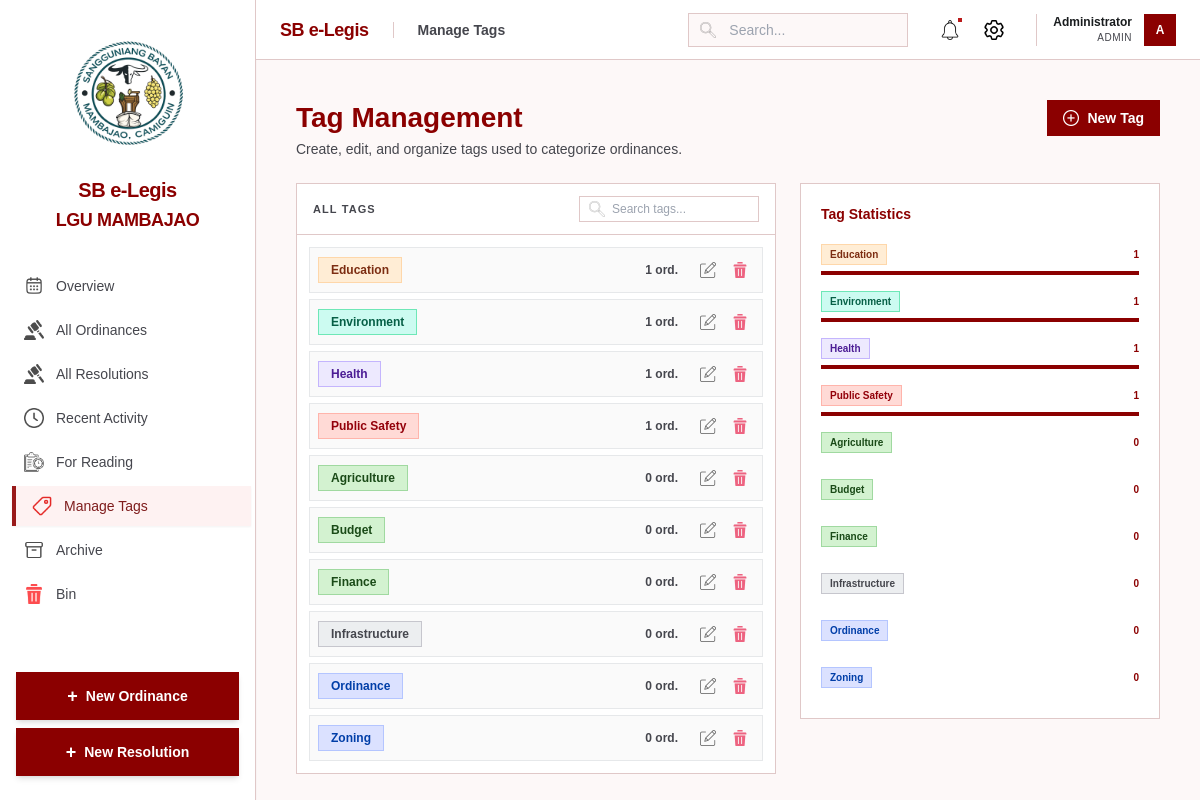
/tags.php (signed in), run on the app's committed database.
### tables this page shows
CREATE TABLE IF NOT EXISTS tags (
    id INT AUTO_INCREMENT PRIMARY KEY,
    name VARCHAR(50) NOT NULL UNIQUE,
    color_theme VARCHAR(20) DEFAULT 'tc-blue',
    description VARCHAR(255)
);

### tags.php (the view, shortened to what this page needs)
<?php
$page_title = "Manage Tags";
$current_page = "tags";
require_once 'includes/db.php';
$stmt = $pdo->query("
    SELECT t.*, COUNT(ot.ordinance_id) as usage_count
    FROM tags t
    LEFT JOIN ordinance_tags ot ON t.id = ot.tag_id
    GROUP BY t.id
    ORDER BY usage_count DESC, t.name ASC
");
$tags = $stmt->fetchAll();
$max_usage = 0;
foreach ($tags as $t) if ($t['usage_count'] > $max_usage) $max_usage = $t['usage_count'];
include 'includes/header.php';
?>
<div class="space-y-6">
    <div class="flex justify-between items-start">
        <div>
            <h1 class="text-[28px] font-bold text-navy leading-tight">Tag Management</h1>
            <p class="text-sm text-on-surface-variant mt-1">Create, edit, and organize tags used to categorize ordinances.</p>
        </div>
        <button onclick="openTagModal()" class="bg-navy text-white px-4 py-2 rounded font-bold text-sm flex items-center gap-2 hover:opacity-90 transition-all">
            <img src="assets/icons/add.png" class="w-4 h-4 icon-invert" alt="Add">
            New Tag
        </button>
    </div>
    <div class="grid grid-cols-1 lg:grid-cols-[1fr_360px] gap-6">
        <div class="bg-white rounded-lg border border-outline-variant overflow-hidden flex flex-col">
            <div class="bg-surface-container px-4 py-3 border-b border-outline-variant flex justify-between items-center">
                <span class="text-[11px] font-bold uppercase tracking-widest text-on-surface-variant">All Tags</span>
                <div class="relative">
                    <img src="assets/icons/glass.png" class="absolute left-2.5 top-1/2 -translate-y-1/2 icon-sm opacity-40" alt="Search">
                    <input type="text" id="tagSearch" oninput="filterTags()" placeholder="Search tags..."
                           class="pl-8 pr-3 py-1 border border-outline-variant rounded text-xs focus:outline-none focus:border-navy w-[180px]">
                </div>
            </div>
            <div class="p-3 space-y-1.5 overflow-y-auto max-h-[600px]" id="tagList">
                <?php foreach ($tags as $tag): ?>
                    <div class="tag-row flex items-center justify-between p-2 rounded border border-[#e6e8ea] bg-[#fafafa] hover:border-navy transition-all" data-name="<?php echo htmlspecialchars(strtolower($tag['name'])); ?>">
                        <div class="flex items-center gap-3">
                            <span class="px-3 py-1 rounded-full text-xs font-bold border <?php echo htmlspecialchars($tag['color_theme']); ?>">
                                <?php echo htmlspecialchars($tag['name']); ?>
                            </span>
                        </div>
                        <div class="flex items-center gap-4">
                            <span class="text-xs font-bold text-on-surface-variant"><?php echo $tag['usage_count']; ?> ord.</span>
                            <div class="flex items-center gap-1">
                                <button onclick='openTagModal(<?php echo json_encode($tag); ?>)' class="p-1.5 hover:bg-surface-container rounded transition-all">
                                    <img src="assets/icons/edit.png" class="w-4 h-4 opacity-60" alt="Edit">
                                </button>
                                <button onclick="confirmDelete(<?php echo $tag['id']; ?>, '<?php echo addslashes($tag['name']); ?>', <?php echo $tag['usage_count']; ?>)" class="p-1.5 hover:bg-red-50 rounded transition-all">
                                    <img src="assets/icons/delete.png" class="w-4 h-4 opacity-60" style="filter: invert(13%) sepia(80%) saturate(5000%) hue-rotate(345deg) brightness(90%) contrast(100%);" alt="Delete">
                                </button>
                            </div>
                        </div>
                    </div>
                <?php endforeach; ?>
            </div>
        </div>
        <div class="bg-white rounded-lg border border-outline-variant p-5 space-y-5 h-fit">
            <h3 class="text-sm font-bold text-navy">Tag Statistics</h3>
            <div class="space-y-4">
                <?php foreach ($tags as $tag): ?>
                    <div class="space-y-1.5">
                        <div class="flex justify-between items-center">
                            <span class="px-2 py-0.5 rounded-full text-[10px] font-bold border <?php echo htmlspecialchars($tag['color_theme']); ?>">
                                <?php echo htmlspecialchars($tag['name']); ?>
                            </span>
                            <span class="text-[10px] font-bold text-navy"><?php echo $tag['usage_count']; ?></span>
                        </div>
                        <div class="w-full h-1 bg-surface-container rounded-full overflow-hidden">
                            <?php
                            $percent = $max_usage > 0 ? ($tag['usage_count'] / $max_usage) * 100 : 0;
                            ?>
                            <div class="h-full bg-navy rounded-full transition-all duration-500" style="width: <?php echo $percent; ?>%"></div>
                        </div>
                    </div>
                <?php endforeach; ?>
            </div>
        </div>
    </div>
</div>

### includes/header.php (shortened to what this page needs)
<!DOCTYPE html>
<html lang="en">
<head>
    <script src="assets/js/tailwind.min.js?plugins=forms,container-queries"></script>
    <link href="assets/css/fonts.css" rel="stylesheet" />
    <script id="tailwind-config">
        tailwind.config = {
            darkMode: "class",
            theme: {
                extend: {
                    "colors": {
                        "surface": "#ffffff",
                        "background": "#fdf8f8",
                        "primary-container": "#8B0000",
                        "on-primary-container": "#e8a0a0",
                        "secondary-container": "#fddede",
                        "on-surface": "#191c1e",
                        "on-surface-variant": "#45464d",
                        "outline": "#76777d",
                        "outline-variant": "#e0c8c8",
                        "error": "#ba1a1a",
                        "error-container": "#ffdad6",
                        "primary": "#8B0000",
                        "navy": "#8B0000"
                    },
                    "borderRadius": {
                        "none": "0px",
                        "sm": "0px",
                        "DEFAULT": "0px",
                        "md": "0px",
                        "lg": "0px",
                        "xl": "0px",
                        "2xl": "0px",
                        "3xl": "0px",
                        "full": "0px"
                    },
                    "spacing": {
                        "xs": "4px",
                        "sm": "12px",
                        "md": "24px",
                        "lg": "40px",
                        "xl": "64px",
                        "gutter": "24px"
                    },
                    "fontFamily": {
                        "ui": ["Public Sans", "sans-serif"],
                        "doc": ["Newsreader", "serif"]
                    }
                }
            }
        }
    </script>
</head>
<body class="bg-background text-on-surface font-ui h-screen flex overflow-hidden">
    <?php include 'sidebar.php'; ?>
    <main class="flex-1 flex flex-col h-screen overflow-hidden">
        <header class="bg-white text-on-surface h-[60px] sticky top-0 z-50 border-b border-outline-variant w-full">
            <div class="flex items-center justify-between px-6 h-full max-w-[1440px] mx-auto">
                <div class="flex items-center gap-4">
                    <span class="text-lg font-bold text-navy tracking-tight">SB e-Legis</span>
                    <span
                        class="text-sm font-semibold text-on-surface-variant"><?php echo isset($page_title) ? $page_title : "Overview"; ?></span>
                </div>
                <div class="flex items-center gap-6">
                    <form action="database.php" method="GET" class="relative">
                        <img src="assets/icons/glass.png"
                            class="absolute left-3 top-1/2 -translate-y-1/2 icon-sm opacity-50" alt="Search">
                        <input name="search"
                            class="pl-10 pr-4 py-1.5 border border-outline-variant rounded-DEFAULT bg-background text-on-surface focus:outline-none focus:border-navy w-[220px] text-sm"
                            placeholder="Search..." type="text" />
                    </form>
                    <div class="flex items-center gap-2">
                        <button
                            class="p-2 text-on-surface-variant hover:bg-background rounded-full transition-colors relative">
                            <img src="assets/icons/notification.png" class="icon-md" alt="Notifications">
                            <span
                                class="absolute top-1 right-1 w-2 h-2 bg-error rounded-full border-2 border-white"></span>
                        </button>
                        <a href="settings.php"
                            class="p-2 text-on-surface-variant hover:bg-background rounded-full transition-colors">
                            <img src="assets/icons/settings.png" class="icon-md" alt="Settings">
                        </a>
                    </div>
                    <div class="flex items-center gap-3 pl-4 border-l border-outline-variant relative">
                        <div class="text-right hidden sm:block">
                            <div class="text-xs font-bold text-on-surface"><?php echo htmlspecialchars($_SESSION['full_name']); ?></div>
                            <div class="text-[10px] text-on-surface-variant uppercase tracking-wider"><?php echo htmlspecialchars($_SESSION['role']); ?></div>
                        </div>
                        <button onclick="toggleUserMenu(event)" class="w-8 h-8 rounded-full bg-navy text-white flex items-center justify-center text-xs font-bold hover:bg-opacity-90 transition-all">
                            <?php
                            $initials = "";
                            $names = explode(" ", $_SESSION['full_name']);
                            foreach ($names as $n) $initials .= $n[0];
                            echo htmlspecialchars(substr($initials, 0, 2));
                            ?>
                        </button>
</div>
</div>
</div>
</header>
        <div class="flex-1 overflow-y-auto bg-background">
            <div class="max-w-[1440px] mx-auto p-6 lg:p-10 space-y-6">

### includes/sidebar.php (shortened to what this page needs)
<aside
    class="bg-white text-on-surface h-screen w-64 border-r border-outline-variant shadow-sm flex flex-col fixed left-0 top-0 z-40">
    <div class="pt-8 pb-4 flex flex-col items-center text-center">
        <div class="mb-4">
            <img src="assets/icons/UpdateLogo-Clean.png" class="w-32 h-32 object-contain" alt="LGU Mambajao Seal">
        </div>
        <div class="space-y-0.5">
            <h1 class="text-xl font-bold tracking-tight text-navy">SB e-Legis</h1>
            <h2 class="text-lg font-bold tracking-tight text-navy">LGU MAMBAJAO</h2>
        </div>
    </div>
    <nav class="flex-1 px-2 py-4 space-y-1">
        <?php
        $nav_items = [
            ['id' => 'dashboard', 'label' => 'Overview', 'icon' => 'calendar.png', 'url' => 'index.php'],
            ['id' => 'database', 'label' => 'All Ordinances', 'icon' => 'mace.png', 'url' => 'database.php', 'count_id' => 'count-total'],
            ['id' => 'resolutions', 'label' => 'All Resolutions', 'icon' => 'mace.png', 'url' => 'resolutions.php', 'count_id' => 'count-resolutions'],
            ['id' => 'activity', 'label' => 'Recent Activity', 'icon' => 'clock.png', 'url' => 'activity.php'],
            ['id' => 'pending', 'label' => 'For Reading', 'icon' => 'clipboard.png', 'url' => 'pending.php', 'count_id' => 'count-pending'],
            ['id' => 'tags', 'label' => 'Manage Tags', 'icon' => 'price-tag.png', 'url' => 'tags.php'],
            ['id' => 'archive', 'label' => 'Archive', 'icon' => 'archive.png', 'url' => 'archive.php', 'count_id' => 'count-archives'],
            ['id' => 'bin', 'label' => 'Bin', 'icon' => 'delete.png', 'url' => 'bin.php', 'count_id' => 'count-bin'],
        ];
        foreach ($nav_items as $item):
            $is_active = ($current_page == $item['id']);
            $active_classes = $is_active ? 'bg-red-50 text-red-900 border-l-4 border-red-800 translate-x-1 shadow-sm' : 'text-on-surface-variant hover:bg-red-50/40';
            ?>
            <a class="flex items-center gap-3 px-4 py-2.5 rounded-sm transition-all duration-200 <?php echo $active_classes; ?>"
                href="<?php echo $item['url']; ?>">
                <img src="assets/icons/<?php echo $item['icon']; ?>"
                    class="w-5 h-5 <?php echo $is_active ? 'icon-red' : 'opacity-70'; ?>"
                    alt="<?php echo $item['label']; ?>">
                <span class="text-sm font-medium flex-1"><?php echo $item['label']; ?></span>
            </a>
        <?php endforeach; ?>
    </nav>
    <?php if (isset($_SESSION['role']) && $_SESSION['role'] === 'admin'): ?>
        <div class="px-4 mb-6 space-y-2">
            <a href="submit.php"
                class="w-full bg-primary text-white py-2.5 px-4 rounded font-bold text-sm flex items-center justify-center gap-2 hover:opacity-90 transition-all shadow-md">
                <span class="text-lg">+</span>
                New Ordinance
            </a>
            <a href="submit_resolution.php"
                class="w-full bg-primary text-white py-2.5 px-4 rounded font-bold text-sm flex items-center justify-center gap-2 hover:opacity-90 transition-all shadow-md">
                <span class="text-lg">+</span>
                New Resolution
            </a>
        </div>
    <?php endif; ?>
</aside>
<div class="w-64 flex-shrink-0"></div>

### includes/header.php (style rules this page uses)
.icon-sm { width: 16px; height: 16px; object-fit: contain; }
.icon-md { width: 20px; height: 20px; object-fit: contain; }
.icon-invert { filter: brightness(0) invert(1); }
.icon-red { filter: invert(12%) sepia(98%) saturate(3000%) hue-rotate(349deg) brightness(85%) contrast(105%); }
.tc-blue { background-color: #dbe1ff; color: #003ea8; border: 1px solid #b4c5ff; }
.tc-green { background-color: #d3f2d0; color: #1a4a17; border: 1px solid #a0d9a0; }
.tc-red { background-color: #ffdad6; color: #93000a; border: 1px solid #ffb4ab; }
.tc-purple { background-color: #ede9fe; color: #4c1d95; border: 1px solid #c4b5fd; }
.tc-teal { background-color: #ccfbf1; color: #065f46; border: 1px solid #6ee7b7; }
.tc-orange { background-color: #ffedd5; color: #7c2d12; border: 1px solid #fed7aa; }
.tc-slate { background-color: #eceef0; color: #45464d; border: 1px solid #c6c6cd; }

### includes/sidebar.php (style rules this page uses)
.icon-red { filter: invert(21%) sepia(100%) saturate(2335%) hue-rotate(346deg) brightness(92%) contrast(97%); }

### data on the page
tags: name "Education", usage_count "1", $percent 100 (drawn)
tags: name "Environment", usage_count "1", $percent 100 (drawn)
tags: name "Health", usage_count "1", $percent 100 (drawn)
tags: name "Public Safety", usage_count "1", $percent 100 (drawn)
tags: name "Agriculture", usage_count "0"
tags: name "Budget", usage_count "0"
tags: name "Finance", usage_count "0"
tags: name "Infrastructure", usage_count "0"
tags: name "Ordinance", usage_count "0"
tags: name "Zoning", usage_count "0"

### other printed values
$item['label'] "Overview"
$item['label'] "All Ordinances"
$item['label'] "All Resolutions"
$item['label'] "Recent Activity"
$item['label'] "For Reading"
$item['label'] "Manage Tags"
$item['label'] "Archive"
$item['label'] "Bin"
$page_title "Manage Tags"
$_SESSION['full_name'] "Administrator"
$_SESSION['role'] "ADMIN"
substr($initials, 0, 2) "A"
